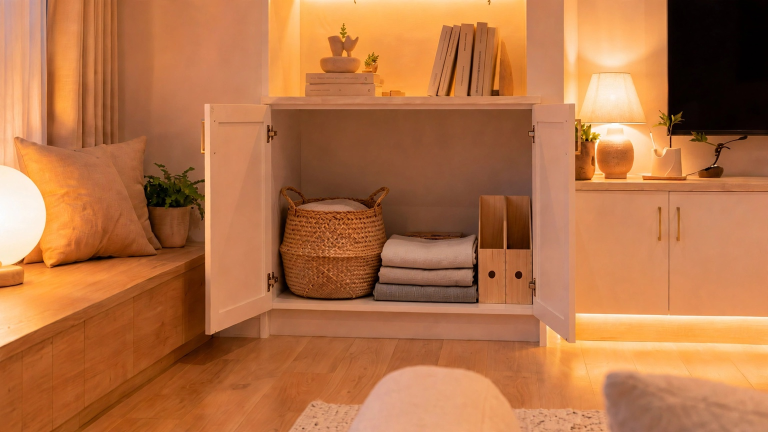
#> input picture projects/年复一年/reviews/20261024_codex-handoff_v1/source-package/approved-candidates/SC01-B2-lid-partial.jpg, 1536 x 864 px (shown at 1/2 size)
$ python composite_frame.py '../../年复一年/reviews/20261024_codex-handoff_v1/source-package/approved-candidates/SC01-B2-lid-partial.jpg' '../../年复一年/reviews/20261024_codex-handoff_v1/source-package/approved-candidates/SC01-C2-box-visible-accepted-flaw.jpg' '../../年复一年/reviews/20261024_codex-handoff_v1/source-package/approved-candidates/SC01-C2-box-visible-accepted-flaw.jpg'
#> lines starting #> are read from the running program, lines starting #| are printed output that depends on the picture; after the words box and inside, x2 and y2 are one past the last pixel; in counts of white or black regions, pixels touching at a corner belong together
"""Composite an untouched photo into a picture frame using a perspective warp (no AI redraw).
usage: python composite_frame.py SCENE PHOTO OUT_PNG [overlay_only]
Quad = corners of the white mat opening, in the coordinates of a 2000-px-wide scene (scaled automatically)."""
import sys, io
sys.stdout = io.TextIOWrapper(sys.stdout.buffer, encoding="utf-8")
import numpy as np
from PIL import Image, ImageFilter, ImageDraw
QUAD = [(1801,580),(1850,588),(1821,690),(1775,676)]   # TL, TR, BR, BL  (2000-wide coordinates)
REAL_ASPECT = 0.78      # assumed real width/height of the mat opening (the frame is seen at an angle)
INSET = 0.06            # white mat margin around the photo, fraction of opening width
SS = 8                  # supersampling for the local warp
def homography(src, dst):
    A = []; b = []
    for (x, y), (u, v) in zip(src, dst):
        A.append([x, y, 1, 0, 0, 0, -u*x, -u*y]); b.append(u)
        A.append([0, 0, 0, x, y, 1, -v*x, -v*y]); b.append(v)
    return np.linalg.solve(np.array(A, float), np.array(b, float))
scene = Image.open(sys.argv[1]).convert("RGB"); photo = Image.open(sys.argv[2]).convert("RGB"); out = sys.argv[3]
#> further down, scene is the input picture: PIL image 1536x864 RGB; mean R, G, B 181.2, 115, 69.6
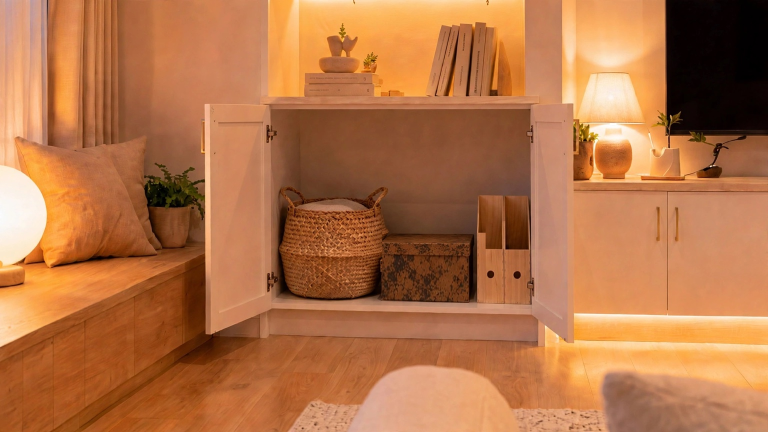
#> input picture projects/年复一年/reviews/20261024_codex-handoff_v1/source-package/approved-candidates/SC01-C2-box-visible-accepted-flaw.jpg, 1536 x 864 px (shown at 1/2 size)
#> further down, photo is the input picture: PIL image 1536x864 RGB; mean R, G, B 179.7, 115.1, 71.1
W, H = scene.size; s = W / 2000.0
#> after `W, H = scene.size`: W = 1536; H = 864
#> after `s = W / 2000.0`: s = 0.768
quad = [(x*s, y*s) for x, y in QUAD]
x0 = int(min(p[0] for p in quad)) - 12; x1 = int(max(p[0] for p in quad)) + 12
#> after `x0 = int(min((p[0] for p in quad))) - 12`: x0 = 1351
#> after `x1 = int(max((p[0] for p in quad))) + 12`: x1 = 1432
y0 = int(min(p[1] for p in quad)) - 12; y1 = int(max(p[1] for p in quad)) + 12
#> after `y0 = int(min((p[1] for p in quad))) - 12`: y0 = 433
#> after `y1 = int(max((p[1] for p in quad))) + 12`: y1 = 541
roi = scene.crop((x0, y0, x1, y1)); rw, rh = roi.size
#> after `rw, rh = roi.size`: rw = 81; rh = 108
if len(sys.argv) > 4:   # overlay check only
    d = ImageDraw.Draw(roi); d.polygon([(x-x0, y-y0) for x, y in quad], outline=(0, 255, 255))
    roi = roi.resize((rw*6, rh*6), Image.LANCZOS); roi.save(out); print("overlay", out); sys.exit()
# 1) rectified mat canvas: opening rectangle of aspect REAL_ASPECT, photo fitted with a white margin
CH = 800; CW = int(CH * REAL_ASPECT)
orig_np = np.asarray(roi, float)
qmask_small = Image.new("L", (rw, rh), 0); ImageDraw.Draw(qmask_small).polygon([(x-x0, y-y0) for x, y in quad], fill=255)
#> after `qmask_small = Image.new('L', (rw, rh), 0)`: qmask_small: PIL image 81x108 L; every value is 0
#> after `ImageDraw.Draw(qmask_small).polygon([(x - x0, y - y0) for x, y in quad`:
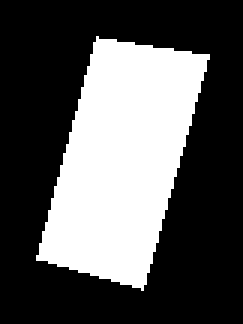
#> qmask_small: PIL image 81x108 L (shown 3 times larger); 34.1% white; 1 white region, box (x1, y1, x2, y2) and area: (12, 12, 70, 97) 2986
qm = np.asarray(qmask_small) > 128
mat_col = np.percentile(orig_np[qm], 80, axis=0)              # the real mat colour in this lighting
#> mat_col = [212, 141, 101]
canvas = Image.new("RGB", (CW, CH), tuple(int(c) for c in (255, 255, 255)))
#> canvas: PIL image 624x800 RGB; every value is 255
pw = CW * (1 - 2*INSET); ph = pw * photo.height / photo.width
#> after `ph = pw * photo.height / photo.width`: ph = 308.9
if ph > CH*(1-2*INSET): ph = CH*(1-2*INSET); pw = ph * photo.width / photo.height
ph_i, pw_i = int(ph), int(pw)
#> ph_i = 308; pw_i = 549
canvas.paste(photo.resize((pw_i, ph_i), Image.LANCZOS), ((CW-pw_i)//2, (CH-ph_i)//2))
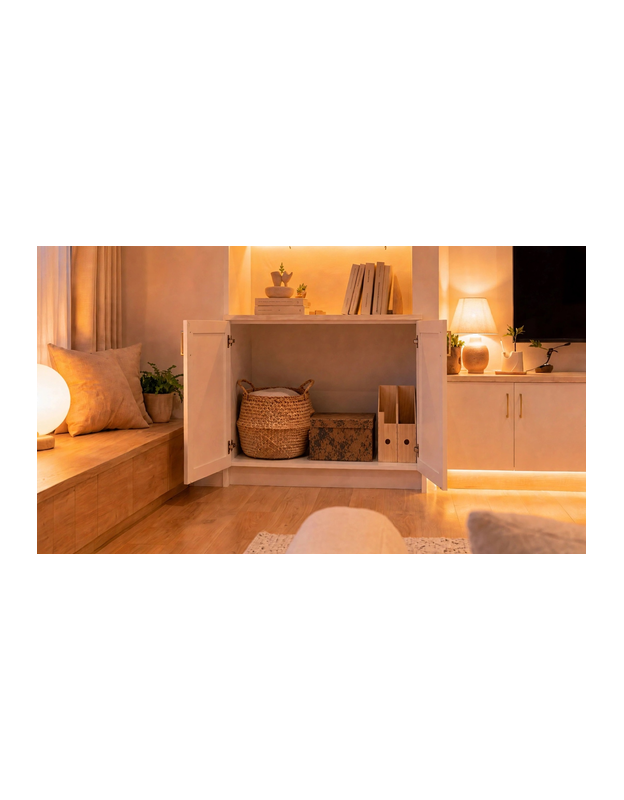
#> canvas: PIL image 624x800 RGB; mean R, G, B 229.5, 207.6, 192.7
# 2) warp onto an 8x supersampled ROI
qs = [((x-x0)*SS, (y-y0)*SS) for x, y in quad]
rect = [(0, 0), (CW, 0), (CW, CH), (0, CH)]
c = homography(qs, rect)                                        # output(px) -> canvas coords for PIL
warped = canvas.transform((rw*SS, rh*SS), Image.PERSPECTIVE, tuple(c), Image.BICUBIC)
mask = Image.new("L", (rw*SS, rh*SS), 0); ImageDraw.Draw(mask).polygon(qs, fill=255)
#> after `mask = Image.new('L', (rw * SS, rh * SS), 0)`: mask: PIL image 648x864 L; every value is 0
#> after `ImageDraw.Draw(mask).polygon(qs, fill=255)`: mask: PIL image 648x864 L; 33.9% white; 1 white region, box (x1, y1, x2, y2) and area: (97, 99, 559, 776) 189766
warped = warped.resize((rw, rh), Image.LANCZOS); mask = mask.resize((rw, rh), Image.LANCZOS).filter(ImageFilter.GaussianBlur(0.6))
# 3) light match: keep the real shading of the mat, scale brightness so the white mat equals the scene's mat colour
wn = np.asarray(warped, float) / 255.0
L_orig = orig_np @ np.array([0.2126, 0.7152, 0.0722])
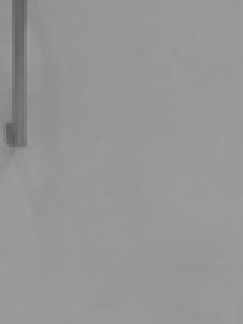
#> L_orig: shape (108, 81) float64 (shown 3 times larger); min 94.33, max 156.6, mean 150.2
shade = np.asarray(Image.fromarray(L_orig.astype("uint8")).filter(ImageFilter.GaussianBlur(6)), float)
shade = shade / max(shade[qm].mean(), 1e-6); shade = np.clip(shade, 0.80, 1.20)
#> after `shade = shade / max(shade[qm].mean(), 1e-06)`:
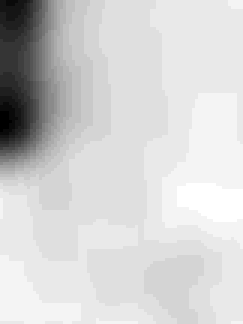
#> shade: shape (108, 81) float64 (shown 3 times larger); min 0.86, max 1.02, mean 0.991; drawn with min black and max white
res = wn * (mat_col / 255.0)[None, None, :] * shade[..., None]
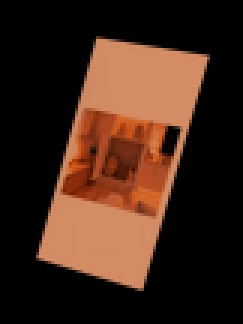
#> res: shape (108, 81, 3) float64 (shown 3 times larger); mean R, G, B 0.252, 0.152, 0.101
res = np.asarray(Image.fromarray((np.clip(res, 0, 1)*255).astype("uint8")).filter(ImageFilter.GaussianBlur(0.5)), float)
m = (np.asarray(mask, float) / 255.0)[..., None]
final = (res * m + orig_np * (1 - m)).clip(0, 255).astype("uint8")
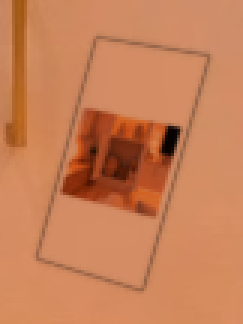
#> final: shape (108, 81, 3) (shown 3 times larger); mean R, G, B 200.2, 127.9, 87.1
scene.paste(Image.fromarray(final), (x0, y0)); scene.save(out)
print("saved", out, "| mat colour used:", [int(v) for v in mat_col], "| photo fitted", pw_i, "x", ph_i, "in canvas", CW, "x", CH)
